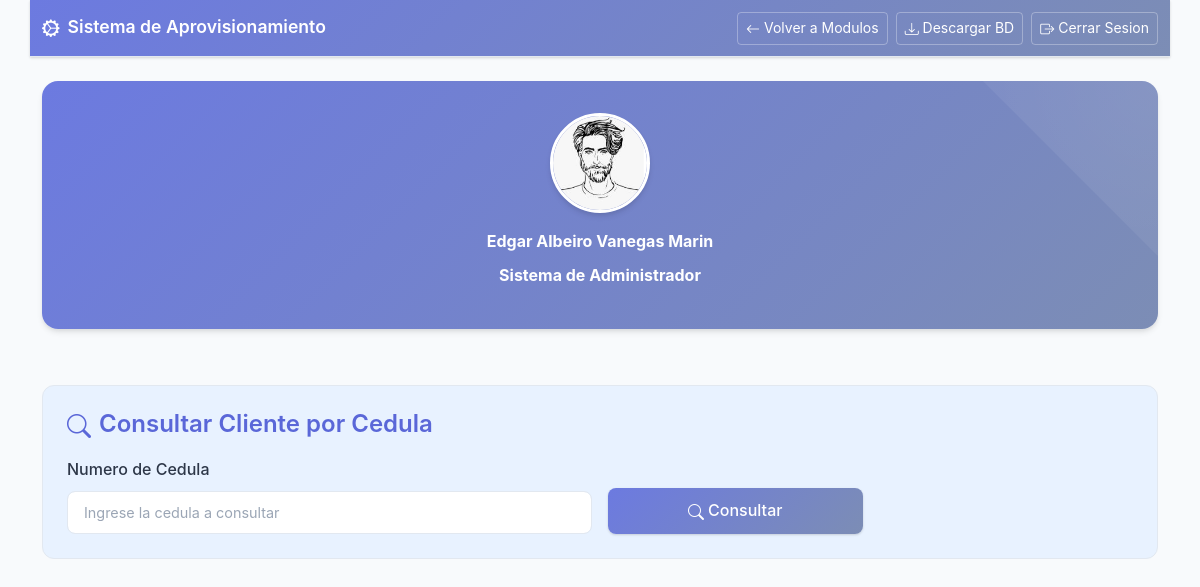
/proyectofinal/registro_aprovisionamiento.php?cedula_consulta=98479667 (signed in), run on an earlier commit of the app's database.
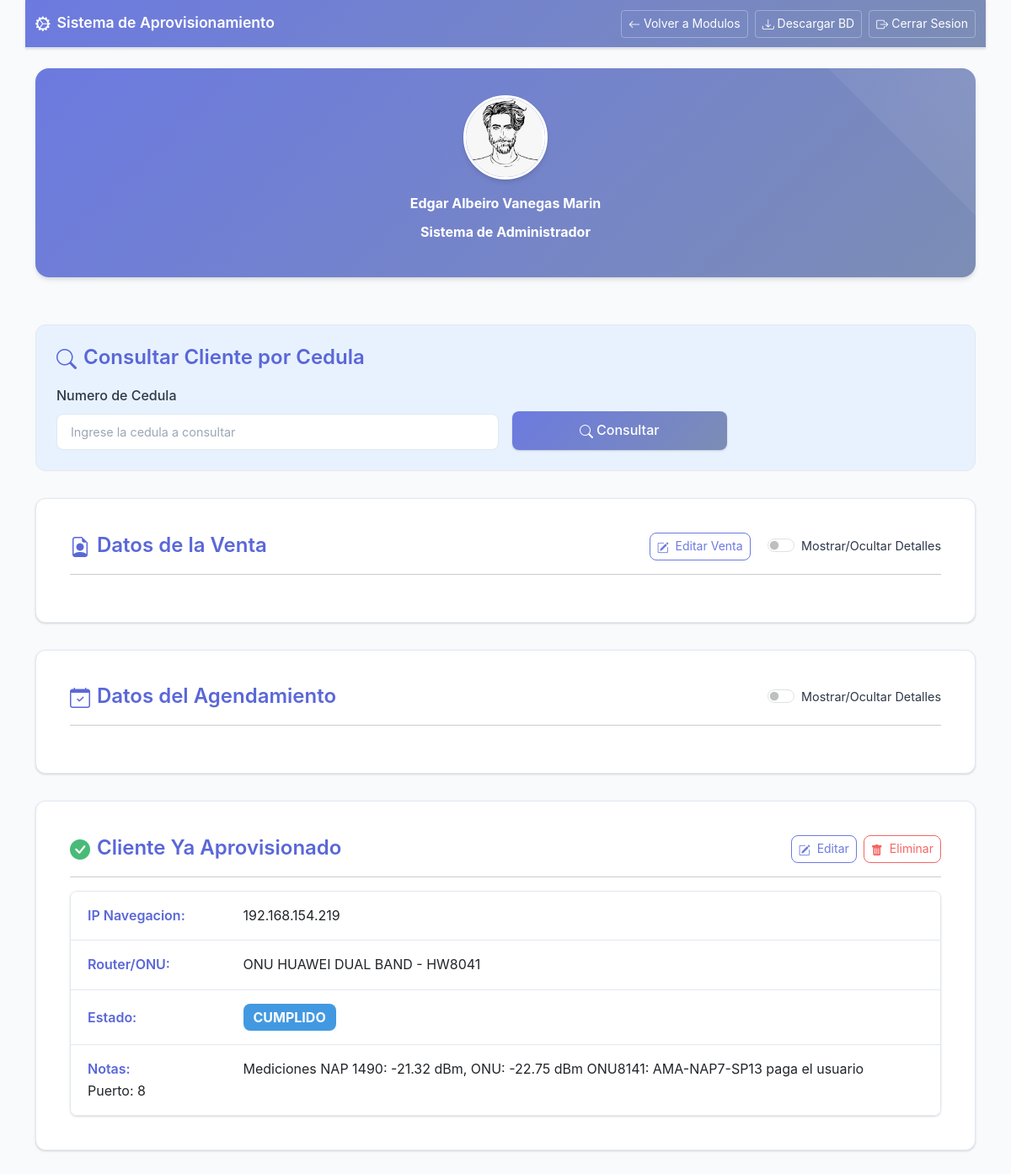
And on a later commit of the database.
### tables this page shows
CREATE TABLE `aprovisionamiento` (
  `id` int(11) NOT NULL,
  `cedula_cliente` varchar(20) NOT NULL,
  `tipo_radio` varchar(100) DEFAULT NULL,
  `mac_serial_radio` varchar(100) DEFAULT NULL,
  `tipo_router_onu` varchar(100) DEFAULT NULL,
  `mac_serial_router` varchar(100) DEFAULT NULL,
  `ip_navegacion` varchar(15) DEFAULT NULL,
  `ip_gestion` varchar(15) DEFAULT NULL,
  `metros_cable` int(11) DEFAULT NULL,
  `tipo_cable` enum('DROP','UTP') DEFAULT NULL,
  `notas_aprovisionamiento` text NOT NULL,
  `estado_aprovisionamiento` enum('NO ASIGNADO','AGENDADO','REPROGRAMAR','PENDIENTE','CANCELADO','CUMPLIDO') NOT NULL DEFAULT 'NO ASIGNADO',
  `fecha_registro` timestamp NOT NULL DEFAULT current_timestamp(),
  `updated_at` timestamp NOT NULL DEFAULT current_timestamp() ON UPDATE current_timestamp()
);

### proyectofinal/registro_aprovisionamiento.php (the view, shortened to what the changed rows need)
<?php
require_once 'conex_bd.php';
try {
    $pdo = getDBConnection();
} catch(Exception $e) {
    die("Error de conexion: " . htmlspecialchars($e->getMessage(), ENT_QUOTES, 'UTF-8'));
}
function limpiarEntrada($data) {
    $data = (string) $data;
    if (function_exists('mb_convert_encoding')) {
        $data = mb_convert_encoding($data, 'UTF-8', 'UTF-8');
    }
    $data = trim($data);
    $data = stripslashes($data);
    $data = preg_replace('/[\x00-\x08\x0B\x0C\x0E-\x1F\x7F]/', '', $data);
    $data = htmlspecialchars($data, ENT_QUOTES | ENT_HTML5, 'UTF-8', false);
    return $data;
}
function escaparParaHTML($data) {
    if (is_null($data) || $data === '') return '';
    $data = (string) $data;
    return htmlspecialchars($data, ENT_QUOTES, 'UTF-8');
}
$venta_encontrada = null;
$agendamiento_encontrado = null;
$aprovisionamiento_encontrado = null;
if (isset($_GET['cedula_consulta'])) {
    $cedula_consulta = limpiarEntrada($_GET['cedula_consulta']);
    if (!empty($cedula_consulta)) {
        $stmt_venta = $pdo->prepare("SELECT * FROM ventas WHERE cedula = ? ORDER BY created_at DESC LIMIT 1");
        $stmt_venta->execute([$cedula_consulta]);
        $venta_encontrada = $stmt_venta->fetch();
        if ($venta_encontrada) {
            $stmt_agenda = $pdo->prepare("SELECT * FROM agendamiento WHERE cedula_cliente = ? ORDER BY id DESC LIMIT 1");
            $stmt_agenda->execute([$cedula_consulta]);
            $agendamiento_encontrado = $stmt_agenda->fetch();
            $stmt_aprov = $pdo->prepare("SELECT * FROM aprovisionamiento WHERE cedula_cliente = ? ORDER BY id DESC LIMIT 1");
            $stmt_aprov->execute([$cedula_consulta]);
            $aprovisionamiento_encontrado = $stmt_aprov->fetch();
        }
    }
}
?>
<!DOCTYPE html>
<html lang="es">
<head>
    <link href="https://cdn.jsdelivr.net/npm/bootstrap@5.3.0/dist/css/bootstrap.min.css" rel="stylesheet">
    <link href="https://cdn.jsdelivr.net/npm/bootstrap-icons@1.10.0/font/bootstrap-icons.css" rel="stylesheet">
    <link href="css/registroaprovisionamiento-styles.css" rel="stylesheet">
</head>
<body>
    <div class="container-fluid">
        <div class="container">
            <?php if ($venta_encontrada): ?>
                <div class="form-section">
                    <div class="d-flex justify-content-between align-items-center">
                        <h4 class="mb-0"><i class="bi bi-file-earmark-person me-2"></i>Datos de la Venta</h4>
                        <div>
                            <button type="button" class="btn btn-outline-primary btn-sm me-3" data-bs-toggle="modal" data-bs-target="#modalEditarVenta">
                                <i class="bi bi-pencil-square me-1"></i> Editar Venta
                            </button>
                            <div class="form-check form-switch d-inline-block">
                                <input class="form-check-input" type="checkbox" role="switch" id="checkMostrarVenta" onchange="toggleDetails('checkMostrarVenta', 'detallesVentaContainer')">
                                <label class="form-check-label" for="checkMostrarVenta">Mostrar/Ocultar Detalles</label>
                            </div>
                        </div>
                    </div>
                    <hr>
                </div>
                <?php if ($agendamiento_encontrado): ?>
                    <div class="form-section">
                        <div class="d-flex justify-content-between align-items-center">
                           <h4 class="mb-0"><i class="bi bi-calendar-check me-2"></i>Datos del Agendamiento</h4>
                           <div class="form-check form-switch">
                                <input class="form-check-input" type="checkbox" role="switch" id="checkMostrarAgendamiento" onchange="toggleDetails('checkMostrarAgendamiento', 'detallesAgendamientoContainer')">
                                <label class="form-check-label" for="checkMostrarAgendamiento">Mostrar/Ocultar Detalles</label>
                            </div>
                        </div>
                        <hr>
                    </div>
                    <?php if ($aprovisionamiento_encontrado): ?>
                        <div class="form-section">
                             <div class="d-flex justify-content-between align-items-center">
                                <h4 class="mb-0"><i class="bi bi-check-circle-fill text-success me-2"></i>Cliente Ya Aprovisionado</h4>
                                <div class="d-flex gap-2">
                                    <button type="button" class="btn btn-outline-primary btn-sm" data-bs-toggle="modal" data-bs-target="#modalEditarAprovisionamiento">
                                        <i class="bi bi-pencil-square me-1"></i> Editar
                                    </button>
                                    <button type="button" class="btn btn-outline-danger btn-sm" onclick="eliminarAprovisionamiento(<?php echo $aprovisionamiento_encontrado['id']; ?>)">
                                        <i class="bi bi-trash-fill me-1"></i> Eliminar
                                    </button>
                                </div>
                            </div>
                            <hr>
                            <div class="list-group">
                                <div class="list-group-item"><strong>IP Navegacion:</strong> <?php echo escaparParaHTML($aprovisionamiento_encontrado['ip_navegacion']); ?></div>
                                <div class="list-group-item"><strong>Router/ONU:</strong> <?php echo escaparParaHTML($aprovisionamiento_encontrado['tipo_router_onu']); ?></div>
                                <div class="list-group-item"><strong>Estado:</strong> <span class="badge bg-info fs-6"><?php echo escaparParaHTML($aprovisionamiento_encontrado['estado_aprovisionamiento']); ?></span></div>
                                <div class="list-group-item"><strong>Notas:</strong> <?php echo nl2br(escaparParaHTML($aprovisionamiento_encontrado['notas_aprovisionamiento'])); ?></div>
                            </div>
                        </div>
                    <?php endif; ?>
                <?php endif; ?>
            <?php endif; ?>
        </div>
    </div>
</body>
</html>

What changed in the data, as far as the page shows it:
added aprovisionamiento: ip_navegacion "192.168.154.219", tipo_router_onu "ONU HUAWEI DUAL BAND - HW8041", estado_aprovisionamiento "CUMPLIDO", notas_aprovisionamiento "Mediciones NAP 1490: -21.32 dBm, ONU: -22.75 dBm ONU8141: AMA-NAP7-SP13 paga el usuario Puerto: 8"
Also different on the page:
form field value: (not shown) → "☐"
text now shown: "Datos de la Venta Editar Venta Mostrar/Ocultar Detalles Datos del Agendamiento Mostrar/Ocultar Detalles Cliente Ya Aprovisionado Editar Eliminar IP Navegacion: Router/ONU: Estado: Notas:"
